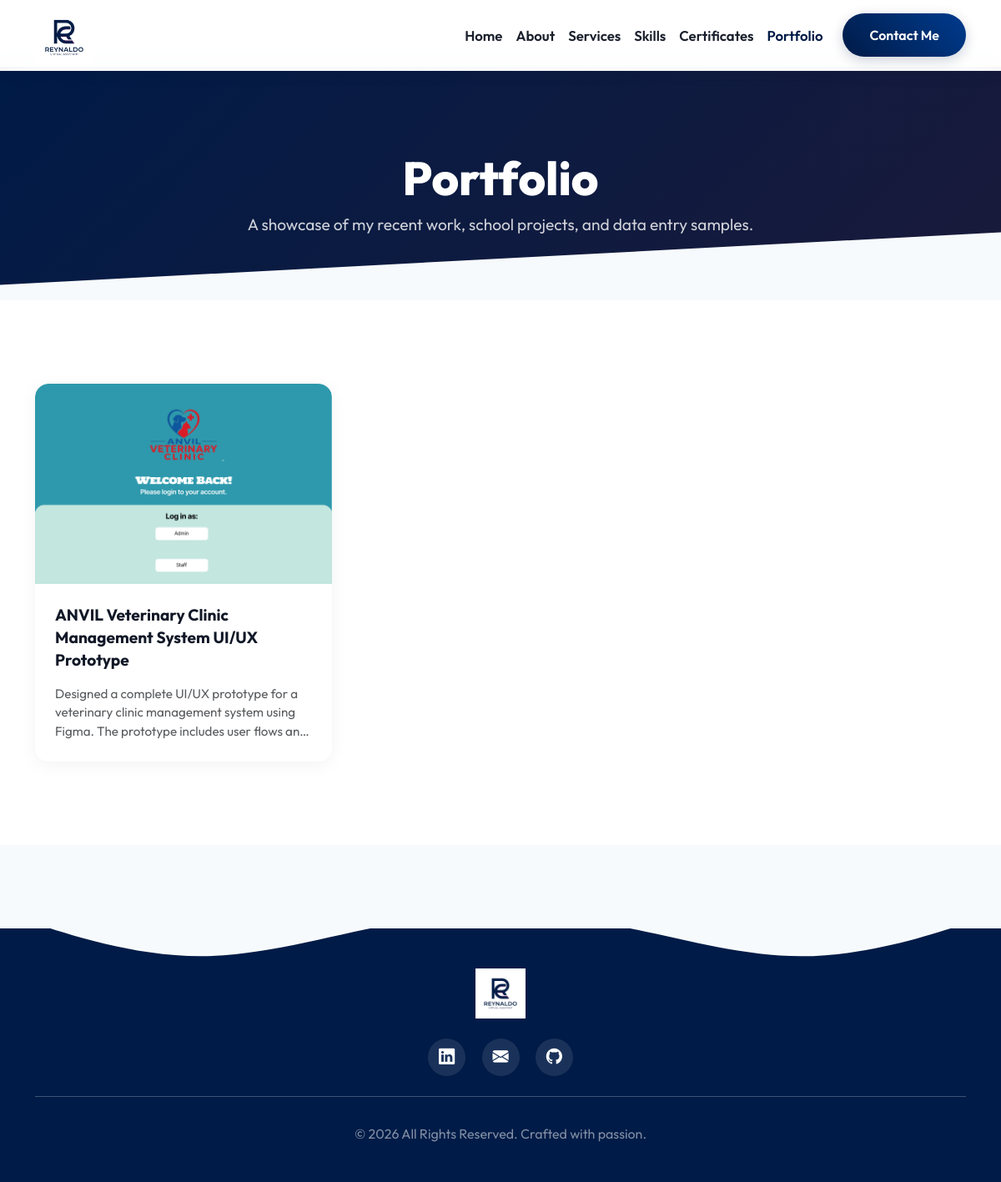
Screenshot of /portfolio.php with the database file from the repository.
### tables this page shows
CREATE TABLE `projects` (
  `id` int(11) NOT NULL,
  `title` varchar(150) NOT NULL,
  `description` text NOT NULL,
  `image` varchar(255) NOT NULL,
  `category` varchar(50) NOT NULL,
  `tech_stack` varchar(255) DEFAULT NULL,
  `project_link` varchar(255) DEFAULT NULL,
  `client` varchar(255) DEFAULT NULL,
  `project_date` varchar(100) DEFAULT NULL
);

### portfolio.php (the view, shortened to what this page needs)
<?php
include 'includes/header.php';
$stmt_projects = $pdo->query("SELECT * FROM projects ORDER BY id DESC");
$projects = $stmt_projects->fetchAll();
?>
<header class="page-header">
    <div class="container">
        <h1>Portfolio</h1>
        <p>A showcase of my recent work, school projects, and data entry samples.</p>
    </div>
</header>
<section class="section-padding bg-white">
    <div class="container">
        <?php if (count($projects) > 0): ?>
            <div class="row g-4">
                <?php foreach($projects as $project): ?>
                <div class="col-md-6 col-lg-4">
                    <a href="project_details.php?id=<?= $project['id'] ?>" class="text-decoration-none h-100 d-block">
                        <div class="portfolio-card bg-white h-100" style="border-radius: 16px; box-shadow: 0 4px 20px rgba(0,0,0,0.05); transition: transform 0.3s ease;">
                            <div class="portfolio-img-wrapper" style="height: 240px; overflow: hidden; border-radius: 16px 16px 0 0;">
                                <img src="<?= $project['image'] ? 'assets/images/projects/'.htmlspecialchars($project['image']) : 'https://placehold.co/600x400/001B47/FFF?text=Project' ?>" alt="<?= htmlspecialchars($project['title']) ?>" style="width: 100%; height: 100%; object-fit: cover;">
                            </div>
                            <div class="portfolio-content p-4">
                                <h5 class="fw-bold mb-3" style="color: #111827; line-height: 1.4; font-size: 1.2rem;"><?= htmlspecialchars($project['title']) ?></h5>
                                <p class="text-muted mb-0 lh-base" style="font-size: 0.95rem; display: -webkit-box; -webkit-line-clamp: 3; -webkit-box-orient: vertical; overflow: hidden;"><?= htmlspecialchars($project['description']) ?></p>
                            </div>
                        </div>
                    </a>
                </div>
                <?php endforeach; ?>
            </div>
        <?php endif; ?>
    </div>
</section>
<?php include 'includes/footer.php'; ?>

### assets/css/style.css (style rules this page uses)
:root { --primary-color: #001B47; --primary-hover: #002868; --accent-color: #6a4c9c; --text-dark: #1a202c; --text-muted: #718096; --bg-light: #f7fafc; --bg-slate: #edf2f7; --white: #ffffff; }
html { height: 100%; }
body { font-family: 'Outfit', sans-serif; color: var(--text-dark); background-color: var(--bg-light); padding-top: 80px; display: flex; flex-direction: column; min-height: 100vh; }
.page-header { background: linear-gradient(135deg, var(--primary-color) 0%, #1a1a3a 100%); padding: 100px 0 60px; color: var(--white); text-align: center; position: relative; overflow: hidden; }
.page-header::after { content: ''; position: absolute; bottom: -50px; left: 0; width: 100%; height: 100px; background: var(--bg-light); transform: skewY(-3deg); z-index: 1; }
.page-header h1 { position: relative; z-index: 2; font-size: 3.5rem; font-weight: 800; color: var(--white); }
.page-header p { position: relative; z-index: 2; color: rgba(255,255,255,0.8); font-size: 1.2rem; }
h1, h2, h3, h4, h5, h6 { font-weight: 700; color: var(--primary-color); }
.section-padding { padding: 100px 0; }
.portfolio-card { border-radius: 20px; overflow: hidden; box-shadow: 0 15px 40px rgba(0,0,0,0.06); background: var(--white); height: 100%; transition: all 0.3s ease; }
.portfolio-img-wrapper { overflow: hidden; height: 280px; position: relative; }
.portfolio-img-wrapper::after { content: ''; position: absolute; top: 0; left: 0; width: 100%; height: 100%; background: rgba(0, 27, 71, 0.4); opacity: 0; transition: 0.3s ease; }
.portfolio-img-wrapper img { width: 100%; height: 100%; object-fit: cover; transition: transform 0.6s ease; }
.portfolio-content { padding: 30px; }

### rows the page displays
projects: image (picture), title "ANVIL Veterinary Clinic Management System UI/UX Prototype", description "Designed a complete UI/UX prototype for a veterinary clinic management system using Figma. The prototype includes user flows…"
